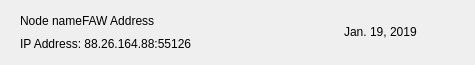
<?xml version="1.0" encoding="UTF-8"?>
<ui version="4.0">
 <class>MNRow</class>
 <widget class="QWidget" name="MNRow">
  <property name="geometry">
   <rect>
    <x>0</x>
    <y>0</y>
    <width>475</width>
    <height>65</height>
   </rect>
  </property>
  <property name="windowTitle">
   <string>Form</string>
  </property>
  <property name="styleSheet">
   <string notr="true"/>
  </property>
  <layout class="QVBoxLayout" name="verticalLayout_2">
   <property name="spacing">
    <number>0</number>
   </property>
   <property name="leftMargin">
    <number>20</number>
   </property>
   <property name="topMargin">
    <number>0</number>
   </property>
   <property name="rightMargin">
    <number>20</number>
   </property>
   <property name="bottomMargin">
    <number>0</number>
   </property>
   <item>
    <widget class="QFrame" name="frame_2">
     <property name="styleSheet">
      <string notr="true">border:none;</string>
     </property>
     <property name="frameShape">
      <enum>QFrame::StyledPanel</enum>
     </property>
     <property name="frameShadow">
      <enum>QFrame::Raised</enum>
     </property>
     <layout class="QHBoxLayout" name="horizontalLayout">
      <property name="leftMargin">
       <number>0</number>
      </property>
      <property name="rightMargin">
       <number>0</number>
      </property>
      <item>
       <widget class="QFrame" name="frame">
        <property name="styleSheet">
         <string notr="true">border:none;padding:0px;</string>
        </property>
        <property name="frameShape">
         <enum>QFrame::StyledPanel</enum>
        </property>
        <property name="frameShadow">
         <enum>QFrame::Raised</enum>
        </property>
        <layout class="QVBoxLayout" name="verticalLayout">
         <property name="spacing">
          <number>0</number>
         </property>
         <property name="leftMargin">
          <number>0</number>
         </property>
         <property name="topMargin">
          <number>0</number>
         </property>
         <property name="rightMargin">
          <number>0</number>
         </property>
         <property name="bottomMargin">
          <number>0</number>
         </property>
         <item>
          <layout class="QHBoxLayout" name="horizontalLayout_2">
           <item>
            <widget class="QLabel" name="labelName">
             <property name="text">
              <string>Node name</string>
             </property>
            </widget>
           </item>
           <item>
            <widget class="QLabel" name="labelAddress">
             <property name="text">
              <string>FAW Address</string>
             </property>
            </widget>
           </item>
           <item>
            <spacer name="horizontalSpacer_2">
             <property name="orientation">
              <enum>Qt::Horizontal</enum>
             </property>
             <property name="sizeHint" stdset="0">
              <size>
               <width>10</width>
               <height>20</height>
              </size>
             </property>
            </spacer>
           </item>
          </layout>
         </item>
         <item>
          <widget class="QLabel" name="labelIPAddress">
           <property name="text">
            <string>IP Address: 88.26.164.88:55126</string>
           </property>
          </widget>
         </item>
        </layout>
       </widget>
      </item>
      <item>
       <spacer name="horizontalSpacer">
        <property name="orientation">
         <enum>Qt::Horizontal</enum>
        </property>
        <property name="sizeHint" stdset="0">
         <size>
          <width>40</width>
          <height>20</height>
         </size>
        </property>
       </spacer>
      </item>
      <item>
       <widget class="QLabel" name="labelDate">
        <property name="text">
         <string>Jan. 19, 2019</string>
        </property>
       </widget>
      </item>
      <item>
       <widget class="QPushButton" name="pushButtonMenu">
        <property name="styleSheet">
         <string notr="true">border:none; background-color:transparent; padding:0px;</string>
        </property>
        <property name="text">
         <string/>
        </property>
        <property name="icon">
         <iconset>
          <normaloff>:/ic-menu-hover</normaloff>:/ic-menu-hover</iconset>
        </property>
        <property name="iconSize">
         <size>
          <width>24</width>
          <height>24</height>
         </size>
        </property>
       </widget>
      </item>
     </layout>
    </widget>
   </item>
   <item>
    <widget class="QLabel" name="lblDivisory">
     <property name="minimumSize">
      <size>
       <width>0</width>
       <height>1</height>
      </size>
     </property>
     <property name="maximumSize">
      <size>
       <width>16777215</width>
       <height>1</height>
      </size>
     </property>
     <property name="text">
      <string/>
     </property>
     <property name="alignment">
      <set>Qt::AlignBottom|Qt::AlignLeading|Qt::AlignLeft</set>
     </property>
    </widget>
   </item>
  </layout>
 </widget>
 <resources/>
 <connections/>
</ui>
